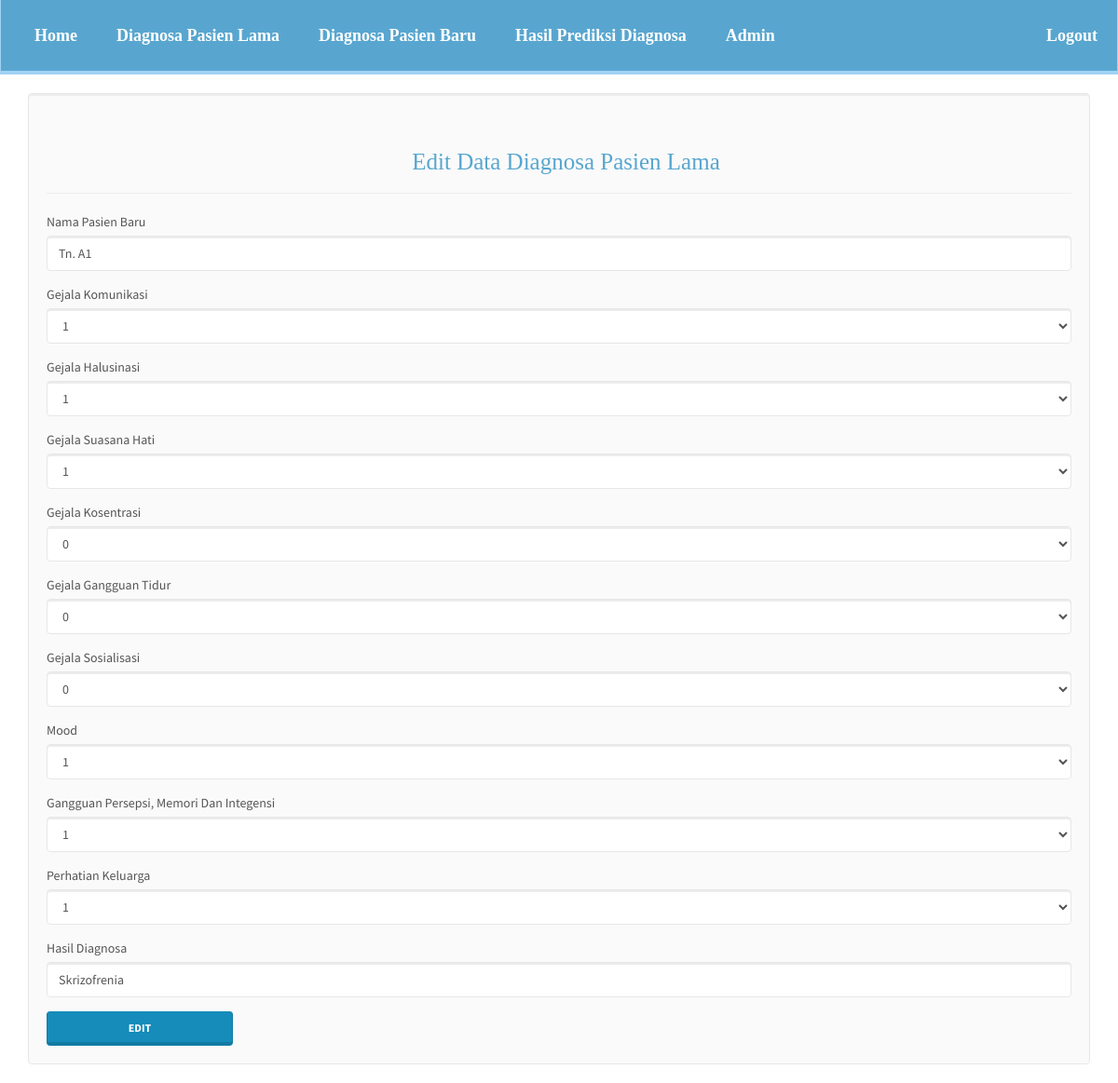
The app's page /pasien-lama-edit.php?ia=2 (signed in) with its own data.
### tables this page shows
CREATE TABLE IF NOT EXISTS `data_training` (
  `id_data_training` int(11) NOT NULL,
  `nama` varchar(50) NOT NULL,
  `g1` double NOT NULL,
  `g2` double NOT NULL,
  `g3` double NOT NULL,
  `g4` double NOT NULL,
  `g5` double NOT NULL,
  `g6` double NOT NULL,
  `g7` double NOT NULL,
  `g8` double NOT NULL,
  `g9` double NOT NULL,
  `diagnosa` varchar(25) NOT NULL,
  `hasil` double NOT NULL,
  `kategori` varchar(50) NOT NULL
);

### koneksi/koneksi-data-training.php (called while the page is built, shortened)
<?php
class DataTraining{
	private $conn;
	private $table_name = "data_training";
	public $ia;
		public function __construct($db){
		$this->conn = $db;
	}
	function readAll(){
		$query = "SELECT * FROM ".$this->table_name;
		$stmt = $this->conn->prepare( $query );
		$stmt->execute();
		return $stmt;
	}
	function readOne(){
		$query = "SELECT * FROM " . $this->table_name . " WHERE id_data_training=? LIMIT 0,1";
		$stmt = $this->conn->prepare( $query );
		$stmt->bindParam(1, $this->ia);
		$stmt->execute();
		$row = $stmt->fetch(PDO::FETCH_ASSOC);
		$this->ia = $row['id_data_training'];
		$this->aa = $row['nama'];
		$this->kk = $row['diagnosa'];
	}
}
?>

### pasien-lama-edit.php (the view, shortened to what this page needs)
<?php
include_once 'header.php';
$ia = isset($_GET['ia']) ? $_GET['ia'] : die('ERROR: missing ID.');
include_once 'koneksi/koneksi-data-training.php';
$eks = new DataTraining($db);
$pgn1 = new DataTraining($db);
$eks->ia = $ia;
$eks->readOne();
?>
		<div class="well">
		<div class="row">
		  <div class="col-xs-12 col-sm-12 col-md-12">
		  	<div class="page-header">
			  <center><h5>Edit Data Diagnosa Pasien Lama</h5></center>
			</div>
			    <form method="post">
				<div class="form-group">
				    <label for="aa">Nama Pasien Baru</label>
				    <input type="text" class="form-control" id="aa" name="aa" value="<?php echo $eks->aa; ?>" required>
				</div>
				<div class="form-group">
				  	<label for="bb">Gejala Komunikasi</label>
				    <select class="form-control" id="bb" name="bb" required>
					<?php
						$stmt3 = $pgn1->readAll();
						$row3 = $stmt3->fetch(PDO::FETCH_ASSOC);
							extract($row3);
							echo "<option value='{$g1}'>{$g1}</option>
						<option value=''>---Silakan Pilih---</option>
				    	<option value='1'>Kesulitan Berkomunikasi</option>
				    	<option value='0'>Tidak Ada Gejala</option>";?>
				    </select>
				</div>
				<div class="form-group">
				  	<label for="cc">Gejala Halusinasi</label>
				    <select class="form-control" id="cc" name="cc" required>
					<?php
						$stmt3 = $pgn1->readAll();
						$row3 = $stmt3->fetch(PDO::FETCH_ASSOC);
							extract($row3);
							echo "<option value='{$g2}'>{$g2}</option>
						<option value=''>---Silakan Pilih---</option>
				    	<option value='1'>Memiliki Gangguan Halusinasi</option>
				    	<option value='0'>Tidak Ada Gejala</option>";?>
				    </select>
				</div>
				<div class="form-group">
				  	<label for="dd">Gejala Suasana Hati</label>
				    <select class="form-control" id="dd" name="dd" required>
					<?php
						$stmt3 = $pgn1->readAll();
						$row3 = $stmt3->fetch(PDO::FETCH_ASSOC);
							extract($row3);
							echo "<option value='{$g3}'>{$g3}</option>
						<option value=''>---Silakan Pilih---</option>
				    	<option value='1'>Memiliki Gangguan Suasana Hati</option>
				    	<option value='0'>Tidak Ada Gejala</option>";?>
				    </select>
				</div>
				<div class="form-group">
				  	<label for="ee">Gejala Kosentrasi</label>
				    <select class="form-control" id="ee" name="ee" required>
					<?php
						$stmt3 = $pgn1->readAll();
						$row3 = $stmt3->fetch(PDO::FETCH_ASSOC);
							extract($row3);
							echo "<option value='{$g4}'>{$g4}</option>
						<option value=''>---Silakan Pilih---</option>
				    	<option value='1'>Memiliki Gangguan Konsentrasi</option>
				    	<option value='0'>Tidak Ada Gejala</option>";?>
				    </select>
				</div>
				<div class="form-group">
				  	<label for="ff">Gejala Gangguan Tidur</label>
				    <select class="form-control" id="ff" name="ff" required>
					<?php
						$stmt3 = $pgn1->readAll();
						$row3 = $stmt3->fetch(PDO::FETCH_ASSOC);
							extract($row3);
							echo "<option value='{$g5}'>{$g5}</option>
						<option value=''>---Silakan Pilih---</option>
				    	<option value='1'>Memiliki Gangguan Tidur</option>
				    	<option value='0'>Tidak Ada Gejala</option>";?>
				    </select>
				</div>
				<div class="form-group">
				  	<label for="gg">Gejala Sosialisasi</label>
				    <select class="form-control" id="gg" name="gg" required>
					<?php
						$stmt3 = $pgn1->readAll();
						$row3 = $stmt3->fetch(PDO::FETCH_ASSOC);
							extract($row3);
							echo "<option value='{$g6}'>{$g6}</option>
						<option value=''>---Silakan Pilih---</option>
				    	<option value='1'>Tidak Dapat Bersosialisasi</option>
				    	<option value='0'>Tidak Ada Gejala</option>";?>
				    </select>
				</div>
				<div class="form-group">
				  	<label for="gg">Mood</label>
				    <select class="form-control" id="gg" name="gg" required>
					<?php
						$stmt3 = $pgn1->readAll();
						$row3 = $stmt3->fetch(PDO::FETCH_ASSOC);
							extract($row3);
							echo "<option value='{$g7}'>{$g7}</option>
						<option value=''>---Silakan Pilih---</option>
				    	<option value='1'>Mood Labil Atau Datar</option>
				    	<option value='0'>Tidak Ada Gejala</option>";?>
				    </select>
				</div>
				<div class="form-group">
				  	<label for="ii">Gangguan Persepsi, Memori Dan Integensi</label>
				    <select class="form-control" id="ii" name="ii" required>
					<?php
						$stmt3 = $pgn1->readAll();
						$row3 = $stmt3->fetch(PDO::FETCH_ASSOC);
							extract($row3);
							echo "<option value='{$g8}'>{$g8}</option>
						<option value=''>---Silakan Pilih---</option>
				    	<option value='1'>Terganggu</option>
				    	<option value='0'>Tidak Ada Gejala</option>";?>
				    </select>
				</div>
				<div class="form-group">
				  	<label for="jj">Perhatian Keluarga</label>
				    <select class="form-control" id="jj" name="jj" required>
					<?php
						$stmt3 = $pgn1->readAll();
						$row3 = $stmt3->fetch(PDO::FETCH_ASSOC);
							extract($row3);
							echo "<option value='{$g9}'>{$g9}</option>
						<option value=''>---Silakan Pilih---</option>
				    	<option value='1'>Tidak Diperhatikan</option>
				    	<option value='0'>Diperhatikan</option>";?>
				    </select>
				</div>
				<div class="form-group">
				    <label for="kk">Hasil Diagnosa</label>
				    <input type="text" class="form-control" id="kk" name="kk" value="<?php echo $eks->kk; ?>" required>
				</div>
				  <button type="submit" class="btn btn-primary">EDIT</button>
				</form>
		  </div>
		</div>

### pasien-lama-edit.php (style rules this page uses)
h5 { font-family: impact; margin-left: 15px; font-size: 25px; color: #58a6d0; }
button { width: 200px; font-size: 20px; }

### records on screen
data_training: aa "Tn. A1", kk "Skrizofrenia"
data_training: bb "1", cc "1", dd "1", ee "0", ff "0", gg "0", gg "1", ii "1", jj "1"
